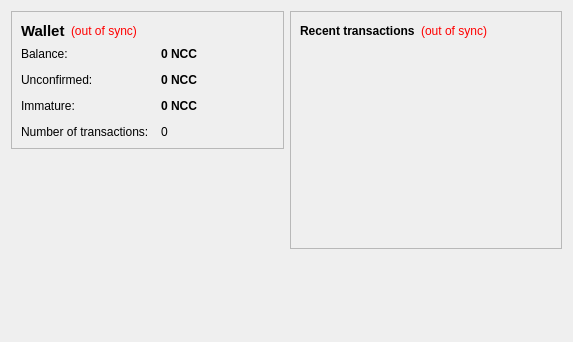
<?xml version="1.0" encoding="UTF-8"?>
<ui version="4.0">
 <class>OverviewPage</class>
 <widget class="QWidget" name="OverviewPage">
  <property name="geometry">
   <rect>
    <x>0</x>
    <y>0</y>
    <width>573</width>
    <height>342</height>
   </rect>
  </property>
  <property name="windowTitle">
   <string>Form</string>
  </property>
  <layout class="QHBoxLayout" name="horizontalLayout" stretch="1,1">
   <item>
    <layout class="QVBoxLayout" name="verticalLayout_2">
     <item>
      <widget class="QFrame" name="frame">
       <property name="frameShape">
        <enum>QFrame::StyledPanel</enum>
       </property>
       <property name="frameShadow">
        <enum>QFrame::Raised</enum>
       </property>
       <layout class="QVBoxLayout" name="verticalLayout_4">
        <item>
         <layout class="QHBoxLayout" name="horizontalLayout_4">
          <item>
           <widget class="QLabel" name="label_5">
            <property name="font">
             <font>
              <pointsize>11</pointsize>
              <weight>75</weight>
              <bold>true</bold>
             </font>
            </property>
            <property name="text">
             <string>Wallet</string>
            </property>
           </widget>
          </item>
          <item>
           <widget class="QLabel" name="labelWalletStatus">
            <property name="toolTip">
             <string>The displayed information may be out of date. Your wallet automatically synchronizes with the newcenturycoin network after a connection is established, but this process has not completed yet.</string>
            </property>
            <property name="styleSheet">
             <string notr="true">QLabel { color: red; }</string>
            </property>
            <property name="text">
             <string notr="true">(out of sync)</string>
            </property>
            <property name="alignment">
             <set>Qt::AlignLeading|Qt::AlignLeft|Qt::AlignVCenter</set>
            </property>
           </widget>
          </item>
          <item>
           <spacer name="horizontalSpacer_2">
            <property name="orientation">
             <enum>Qt::Horizontal</enum>
            </property>
            <property name="sizeHint" stdset="0">
             <size>
              <width>40</width>
              <height>20</height>
             </size>
            </property>
           </spacer>
          </item>
         </layout>
        </item>
        <item>
         <layout class="QFormLayout" name="formLayout_2">
          <property name="fieldGrowthPolicy">
           <enum>QFormLayout::AllNonFixedFieldsGrow</enum>
          </property>
          <property name="horizontalSpacing">
           <number>12</number>
          </property>
          <property name="verticalSpacing">
           <number>12</number>
          </property>
          <item row="0" column="0">
           <widget class="QLabel" name="label">
            <property name="text">
             <string>Balance:</string>
            </property>
           </widget>
          </item>
          <item row="0" column="1">
           <widget class="QLabel" name="labelBalance">
            <property name="font">
             <font>
              <weight>75</weight>
              <bold>true</bold>
             </font>
            </property>
            <property name="cursor">
             <cursorShape>IBeamCursor</cursorShape>
            </property>
            <property name="toolTip">
             <string>Your current balance</string>
            </property>
            <property name="text">
             <string notr="true">0 NCC</string>
            </property>
            <property name="textInteractionFlags">
             <set>Qt::LinksAccessibleByMouse|Qt::TextSelectableByKeyboard|Qt::TextSelectableByMouse</set>
            </property>
           </widget>
          </item>
          <item row="1" column="0">
           <widget class="QLabel" name="label_3">
            <property name="text">
             <string>Unconfirmed:</string>
            </property>
           </widget>
          </item>
          <item row="1" column="1">
           <widget class="QLabel" name="labelUnconfirmed">
            <property name="font">
             <font>
              <weight>75</weight>
              <bold>true</bold>
             </font>
            </property>
            <property name="cursor">
             <cursorShape>IBeamCursor</cursorShape>
            </property>
            <property name="toolTip">
             <string>Total of transactions that have yet to be confirmed, and do not yet count toward the current balance</string>
            </property>
            <property name="text">
             <string notr="true">0 NCC</string>
            </property>
            <property name="textInteractionFlags">
             <set>Qt::LinksAccessibleByMouse|Qt::TextSelectableByKeyboard|Qt::TextSelectableByMouse</set>
            </property>
           </widget>
          </item>
          <item row="3" column="0">
           <widget class="QLabel" name="label_2">
            <property name="text">
             <string>Number of transactions:</string>
            </property>
           </widget>
          </item>
          <item row="3" column="1">
           <widget class="QLabel" name="labelNumTransactions">
            <property name="toolTip">
             <string>Total number of transactions in wallet</string>
            </property>
            <property name="text">
             <string notr="true">0</string>
            </property>
           </widget>
          </item>
          <item row="2" column="0">
           <widget class="QLabel" name="labelImmatureText">
            <property name="text">
             <string>Immature:</string>
            </property>
           </widget>
          </item>
          <item row="2" column="1">
           <widget class="QLabel" name="labelImmature">
            <property name="font">
             <font>
              <weight>75</weight>
              <bold>true</bold>
             </font>
            </property>
            <property name="toolTip">
             <string>Mined balance that has not yet matured</string>
            </property>
            <property name="text">
             <string notr="true">0 NCC</string>
            </property>
            <property name="textInteractionFlags">
             <set>Qt::LinksAccessibleByMouse|Qt::TextSelectableByKeyboard|Qt::TextSelectableByMouse</set>
            </property>
           </widget>
          </item>
         </layout>
        </item>
       </layout>
      </widget>
     </item>
     <item>
      <spacer name="verticalSpacer">
       <property name="orientation">
        <enum>Qt::Vertical</enum>
       </property>
       <property name="sizeHint" stdset="0">
        <size>
         <width>20</width>
         <height>40</height>
        </size>
       </property>
      </spacer>
     </item>
    </layout>
   </item>
   <item>
    <layout class="QVBoxLayout" name="verticalLayout_3">
     <item>
      <widget class="QFrame" name="frame_2">
       <property name="frameShape">
        <enum>QFrame::StyledPanel</enum>
       </property>
       <property name="frameShadow">
        <enum>QFrame::Raised</enum>
       </property>
       <layout class="QVBoxLayout" name="verticalLayout">
        <item>
         <layout class="QHBoxLayout" name="horizontalLayout_2">
          <item>
           <widget class="QLabel" name="label_4">
            <property name="text">
             <string>&lt;b&gt;Recent transactions&lt;/b&gt;</string>
            </property>
           </widget>
          </item>
          <item>
           <widget class="QLabel" name="labelTransactionsStatus">
            <property name="toolTip">
             <string>The displayed information may be out of date. Your wallet automatically synchronizes with the newcenturycoin network after a connection is established, but this process has not completed yet.</string>
            </property>
            <property name="styleSheet">
             <string notr="true">QLabel { color: red; }</string>
            </property>
            <property name="text">
             <string notr="true">(out of sync)</string>
            </property>
            <property name="alignment">
             <set>Qt::AlignRight|Qt::AlignTrailing|Qt::AlignVCenter</set>
            </property>
           </widget>
          </item>
          <item>
           <spacer name="horizontalSpacer">
            <property name="orientation">
             <enum>Qt::Horizontal</enum>
            </property>
            <property name="sizeHint" stdset="0">
             <size>
              <width>40</width>
              <height>20</height>
             </size>
            </property>
           </spacer>
          </item>
         </layout>
        </item>
        <item>
         <widget class="QListView" name="listTransactions">
          <property name="styleSheet">
           <string notr="true">QListView { background: transparent; }</string>
          </property>
          <property name="frameShape">
           <enum>QFrame::NoFrame</enum>
          </property>
          <property name="verticalScrollBarPolicy">
           <enum>Qt::ScrollBarAlwaysOff</enum>
          </property>
          <property name="horizontalScrollBarPolicy">
           <enum>Qt::ScrollBarAlwaysOff</enum>
          </property>
          <property name="selectionMode">
           <enum>QAbstractItemView::NoSelection</enum>
          </property>
         </widget>
        </item>
       </layout>
      </widget>
     </item>
     <item>
      <spacer name="verticalSpacer_2">
       <property name="orientation">
        <enum>Qt::Vertical</enum>
       </property>
       <property name="sizeHint" stdset="0">
        <size>
         <width>20</width>
         <height>40</height>
        </size>
       </property>
      </spacer>
     </item>
    </layout>
   </item>
  </layout>
 </widget>
 <resources/>
 <connections/>
</ui>
